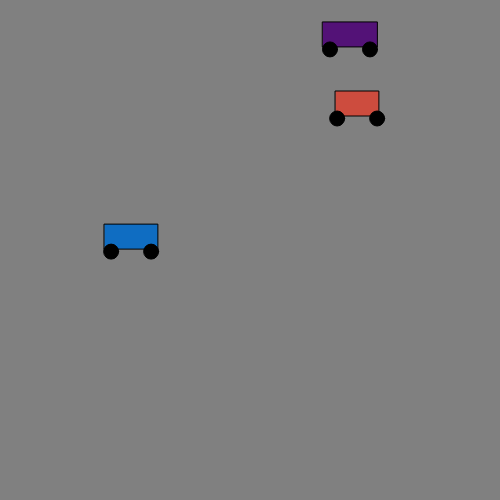
Frame 1 (no input)
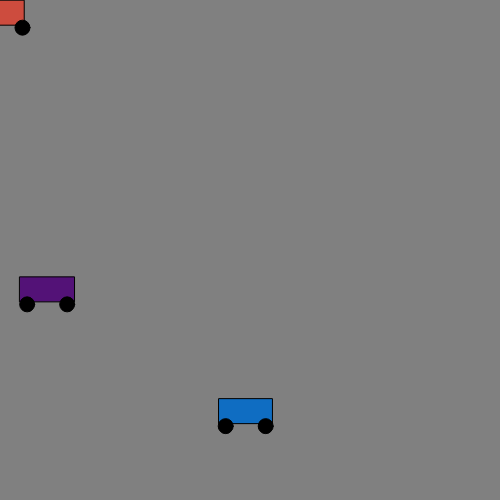
Frame 60 (no input)
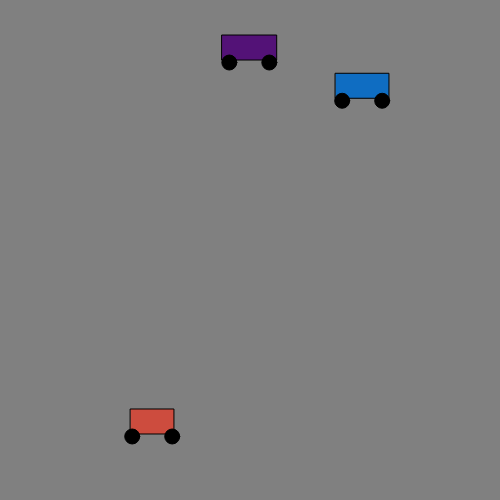
Frame 120 (the mouse pressed at the canvas centre since frame 60)

The p5.js sketch that drew these frames (run headless with seeded random() and noise() and a simulated clock; from frame 60 on, the mouse is pressed at the canvas centre):

// p5.js sketch
// ── sketch.js
let myCar1;
let myCar2;
let myCar3;


function setup() {
  createCanvas(500, 500);
  myCar1 = new Car();
  myCar2 = new Car();
  myCar3 = new Car();
  rectMode(CENTER);
}

function draw() {
  background('grey');
  myCar1.display();
  myCar2.display();
  myCar3.display();

  myCar1.move();
  myCar2.move();
  myCar3.move();
}

class Car {
  constructor() {
    //attributes
    this.pos = createVector(random(width), random(height));
    this.vel = createVector(random(-5, 5), random(-5, 5));
    this.r = random(255);
    this.g = random(255);
    this.b = random(255);
    this.w = random(40, 60);

    }

  //methods
  display() {
    fill(this.r, this.g, this.b);
    rect(this.pos.x, this.pos.y, this.w, 25);
    fill('black');
    ellipse(this.pos.x - 20, this.pos.y + 15, 15);
    ellipse(this.pos.x + 20, this.pos.y + 15, 15);
  }

  move() {
      this.pos.add(this.vel);
      if (this.pos.x > width) this.pos.x = 0;
      if (this.pos.x < 0) this.pos.x = width;
      if (this.pos.y > height) this.pos.y = 0;
      if (this.pos.y < 0) this.pos.y = height;
        }
      }
